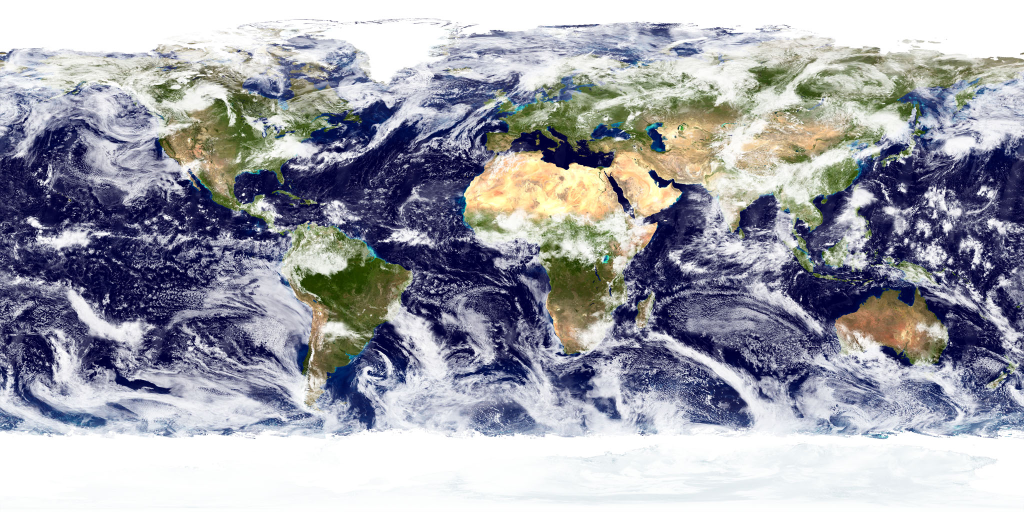
#> input picture assets/day.jpg, 2048 x 1024 px (shown at 1/2 size); its folder holds 2 pictures in this run
$ python generate_map.py
#> lines starting #> are read from the running program, lines starting #| are printed output that depends on the picture
"""
NASAの実写画像(昼の地球 = Blue Marble / 夜の地球 = Black Marble)を
現在の太陽の位置に基づいて合成し、正射図法(地球儀の見た目)で出力する。

出力: docs/map.jpg (GitHub Pages で公開するフォルダ)
補助画像は assets/ に一度だけ保存し、以降はダウンロードせず使い回す。
"""

import os
import math
from datetime import datetime, timezone

import numpy as np
import requests
from PIL import Image

import matplotlib
matplotlib.use("Agg")
import matplotlib.pyplot as plt
import cartopy.crs as ccrs

# --- 設定 ---------------------------------------------------------

DAY_IMAGE_URL = (
    "https://eoimages.gsfc.nasa.gov/images/imagerecords/57000/57735/"
    "land_ocean_ice_cloud_2048.jpg"
)
NIGHT_IMAGE_URL = (
    "https://eoimages.gsfc.nasa.gov/images/imagerecords/55000/55167/"
    "earth_lights_lrg.jpg"
)

ASSETS_DIR = "assets"
DAY_IMAGE_PATH = os.path.join(ASSETS_DIR, "day.jpg")
NIGHT_IMAGE_PATH = os.path.join(ASSETS_DIR, "night.jpg")

# 太平洋を中心(180.0)にすることで、左にアジア、右に北米が入る配置にする
CENTRAL_LONGITUDE = 160.0

OUTPUT_SIZE = (1600, 900)  # ピクセル(横長)


# --- 基礎画像の取得(初回のみダウンロードし、以降は再利用) -------------

def ensure_base_images():
    os.makedirs(ASSETS_DIR, exist_ok=True)

    if not os.path.exists(DAY_IMAGE_PATH):
        _download(DAY_IMAGE_URL, DAY_IMAGE_PATH)

    if not os.path.exists(NIGHT_IMAGE_PATH):
        _download(NIGHT_IMAGE_URL, NIGHT_IMAGE_PATH)


def _download(url, path):
    response = requests.get(url, timeout=60)
    response.raise_for_status()
    with open(path, "wb") as f:
        f.write(response.content)


# --- 昼夜の合成 -----------------------------------------------------

def build_composite_image():
    day_img = Image.open(DAY_IMAGE_PATH).convert("RGB")
#> day_img is the input picture: PIL image 2048x1024 RGB; mean R, G, B 159.7, 161.2, 170.8
    night_img = Image.open(NIGHT_IMAGE_PATH).convert("RGB")
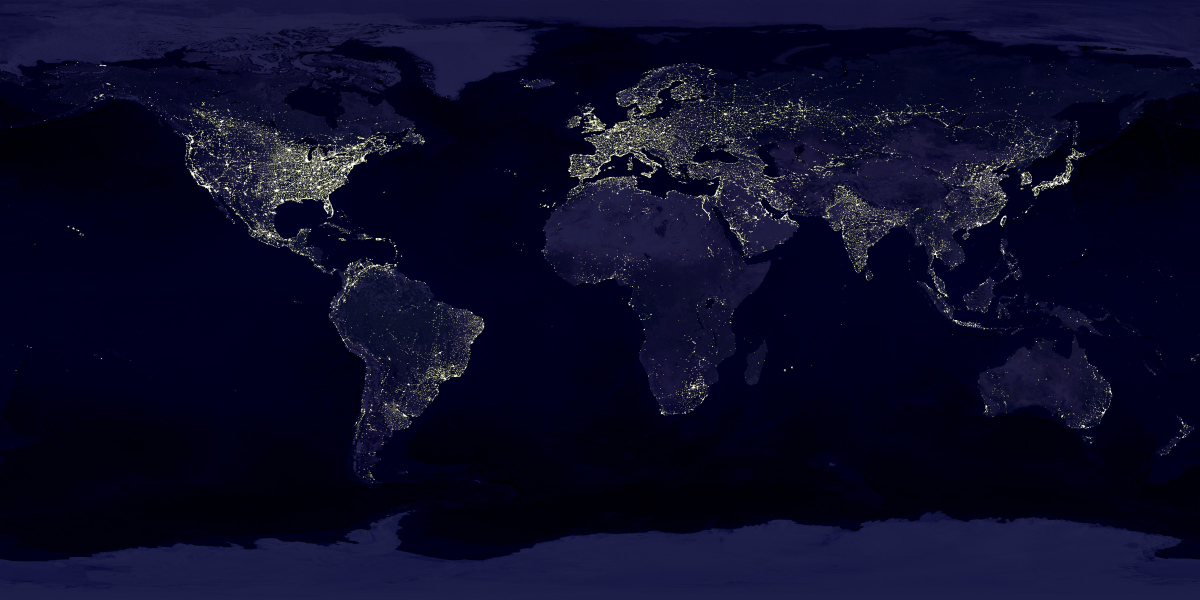
#> input picture assets/night.jpg, 2400 x 1200 px (shown at 1/2 size)
#> night_img is the input picture: PIL image 2400x1200 RGB; mean R, G, B 11.7, 11.8, 38.8

    # 解像度をそろえる
    size = (2048, 1024)
    day_img = day_img.resize(size)
    night_img = night_img.resize(size)
#> night_img: PIL image 2048x1024 RGB

    day_arr = np.asarray(day_img).astype(np.float32)
    night_arr = np.asarray(night_img).astype(np.float32)

    width, height = size
    lons = np.linspace(-180, 180, width)
    lats = np.linspace(90, -90, height)
    lon_grid, lat_grid = np.meshgrid(lons, lats)

    now = datetime.now(timezone.utc)
    sub_lon, sub_lat = _subsolar_point(now)

    elevation = _solar_elevation(lat_grid, lon_grid, sub_lat, sub_lon)

    # 薄明(トワイライト)を含めた、なめらかな昼夜の切り替え
    twilight_deg = 8.0
    alpha = np.clip((elevation + twilight_deg) / (2 * twilight_deg), 0.0, 1.0)
    alpha = alpha[:, :, np.newaxis]  # RGB全チャンネルに適用

    composite = day_arr * alpha + night_arr * (1.0 - alpha)
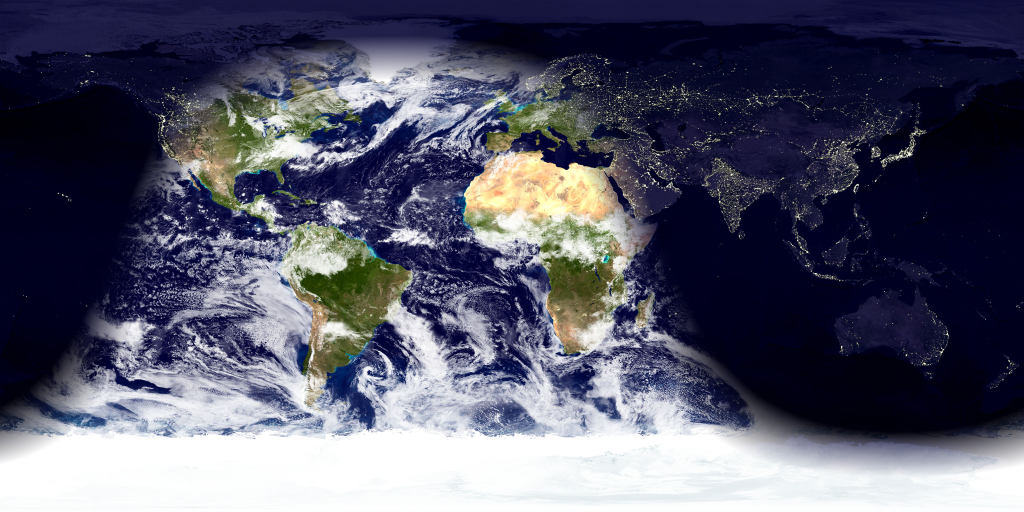
#> composite: shape (1024, 2048, 3) float64 (shown at 1/2 size); mean R, G, B 86.1, 87.1, 105.6
    composite = np.clip(composite, 0, 255).astype(np.uint8)

    return Image.fromarray(composite), sub_lon, sub_lat


def _subsolar_point(dt):
    """現在時刻(UTC)から、太陽が真上にくる地点(緯度・経度)を概算する。"""
    day_of_year = dt.timetuple().tm_yday
    declination = 23.44 * math.sin(math.radians(360 / 365 * (day_of_year - 81)))

    decimal_hour = dt.hour + dt.minute / 60 + dt.second / 3600
    # 正午(UTC)に経度0度が正午になる、という近似(均時差は無視)
    sub_lon = (12 - decimal_hour) * 15
    sub_lon = ((sub_lon + 180) % 360) - 180

    return sub_lon, declination


def _solar_elevation(lat_grid, lon_grid, sub_lat, sub_lon):
    """各地点における太陽高度(度)を概算する。"""
    lat_r = np.radians(lat_grid)
    sub_lat_r = math.radians(sub_lat)
    delta_lon_r = np.radians(lon_grid - sub_lon)

    sin_elev = (
        np.sin(lat_r) * math.sin(sub_lat_r)
        + np.cos(lat_r) * math.cos(sub_lat_r) * np.cos(delta_lon_r)
    )
    return np.degrees(np.arcsin(np.clip(sin_elev, -1.0, 1.0)))


# --- 平面地図(アジア〜北米が入る配置)として描画 ------------------------

def render_flat_map(composite_image):
    fig = plt.figure(
        figsize=(OUTPUT_SIZE[0] / 150, OUTPUT_SIZE[1] / 150),
        dpi=150,
        facecolor="#05070d",
    )
    projection = ccrs.PlateCarree(central_longitude=CENTRAL_LONGITUDE)
    ax = plt.axes(projection=projection)
    ax.set_global()

    ax.imshow(
        np.asarray(composite_image),
        origin="upper",
        extent=(-180, 180, -90, 90),
        transform=ccrs.PlateCarree(),  # 元画像は中心経度0度のデータ
        interpolation="bicubic",
    )

    ax.set_axis_off()

    os.makedirs("docs", exist_ok=True)
    plt.savefig(
        "docs/map.jpg",
        bbox_inches="tight",
        pad_inches=0,
        facecolor=fig.get_facecolor(),
    )
    plt.close(fig)


def main():
    ensure_base_images()
    composite_image, _, _ = build_composite_image()
    render_flat_map(composite_image)
#> (the call stopped at in render_flat_map, `projection = ccrs.PlateCarree(central_longitude=CENTRAL_LONGITUDE)`: cartopy is not available in this run)


if __name__ == "__main__":
    main()
